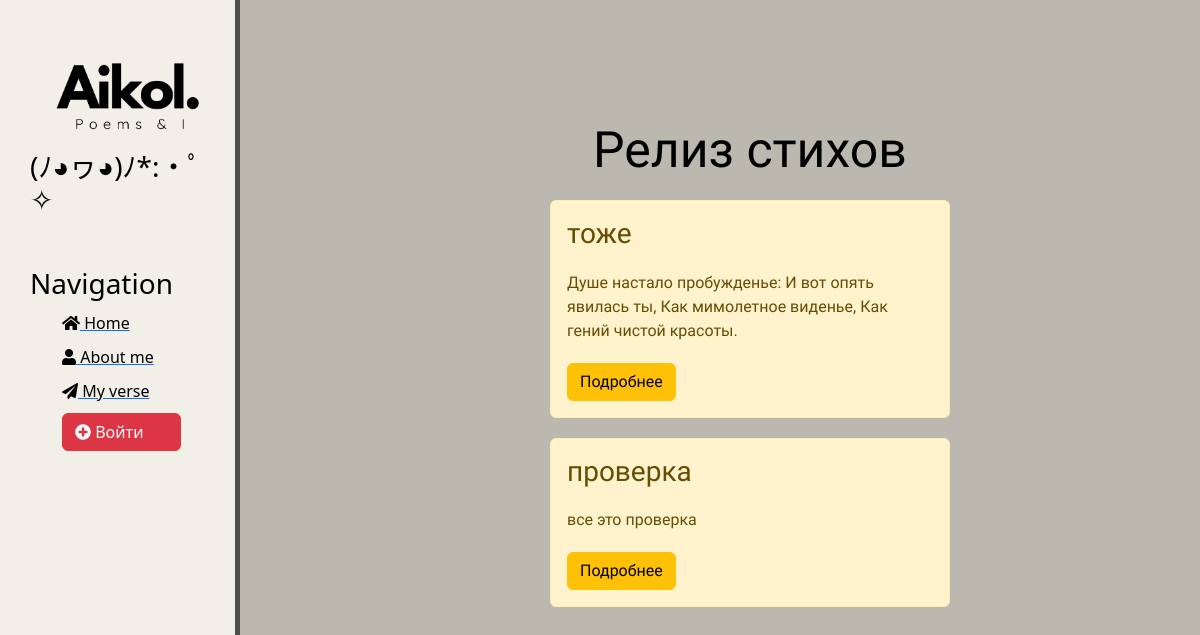
Page /news/ on the committed database.
### news/models.py (models this page shows, shortened)
class Articles(models.Model):
    title = models.CharField('Название: ', max_length=250)
    anons = models.CharField('Цитата: ', max_length=250)
    full_text = models.TextField('Стих: ')
    date = models.DateTimeField('Дата публикации: ')
    class Meta:
        verbose_name = 'Стих'
        verbose_name_plural = 'Стихи'

### news/views.py (the view)
# urls.py: path('', views.news_home, name='news_home'),
def news_home(request):
    news = Articles.objects.order_by('-date')
    return render(request, 'news/news_home.html', {'news': news})

### news/templates/news/news_home.html (shortened to what this page needs)
{% extends 'main/layout.html'%}
{% block content %}
    <div class="features">
        <h1>Релиз стихов</h1>
        {% if news %}
            {% for el in news %}
                <div class="alert alert-warning">
                    <h3>{{ el.title }}</h3>
                    <p>{{ el.anons }}</p>
                    <a href="{% url 'news_detail' el.id %}" class="btn btn-warning">Подробнее</a>
                </div>
            {% endfor %}
        {% else %}
            <p>Ждем когда на автора ниспадет вдохновенье</p>
        {%endif%}
    </div>
{% endblock %}

### main/static/main/css/main.css (style rules this page uses)
body { background: #BBB8AF; margin: 0; }
main .features { margin-left: 25%; color: #000000; margin-top: 100px; text-align: center; width: 75%; padding: 20px; box-sizing: border-box; }
main .features h1 { font-size: 50px; }
main .features p { max-width: 400px; margin: 20px auto }
.alert-warning { clear: both; width: 400px; margin: 20px auto; text-align: left; }
.features { font-family: "Indie Flower", cursive; }

### rows in the picture
Articles: title "тоже", anons "Душе настало пробужденье: И вот опять явилась ты, Как мимолетное виденье, Как гений чистой красоты."
Articles: title "проверка", anons "все это проверка"
